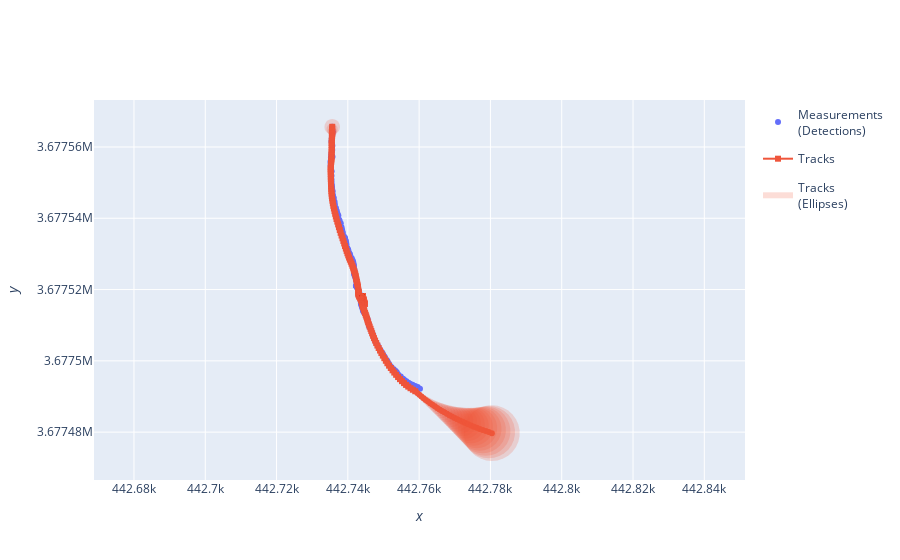

Write notebook code for a chart like this one.
### Code cell
from stonesoup.plotter import Plotterly

plotter = Plotterly()
plotter.plot_measurements(measurements, [0, 3])

plotter.plot_tracks(track, [0, 3], uncertainty=True)
plotter.fig
